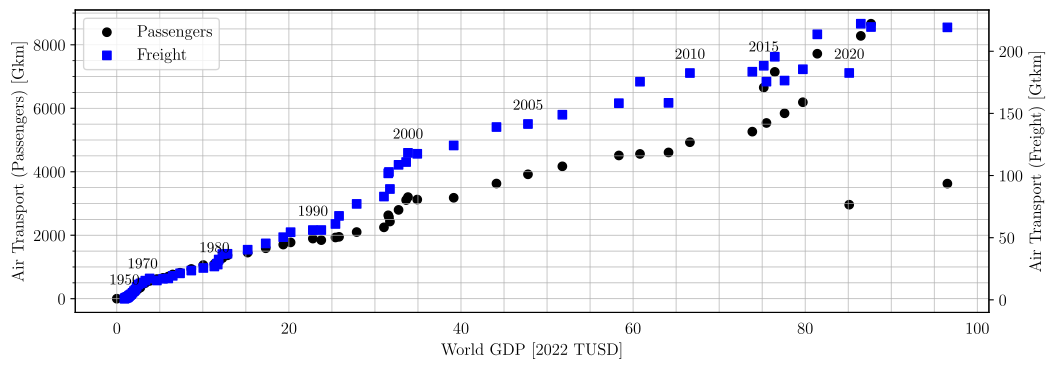

The Python source for this figure:
#%%
# runs code as interactive cell 
# https://code.visualstudio.com/docs/python/jupyter-support-py

# IMPORTS #######################################

# plotting
import matplotlib.pyplot as plt
import matplotlib.font_manager as font_manager
# unit conversion
cm = 1/2.54 # for inches-cm conversion
# time manipulation
from datetime import datetime

# data science
import numpy as np
import pandas as pd

# i/o
from pathlib import PurePath, Path

# SETUP #########################################

plt.rcParams.update({
    "text.usetex": True,
    "font.family": "Arial",
    "font.sans-serif": "Computer Modern",
    'font.size': 12
})

# DATA IMPORT ###################################

df_freight = pd.read_excel(
    io = 'data/world/data.xlsx',
    sheet_name = 'Freight',
    usecols = lambda column: column in [
        'year',
        'plot world gdp (2022 USD)',
        'plot world air freight (Mtkm)',
    ],
    dtype={
        'year': int,
        'plot world gdp (2022 USD)': float,
        'plot world air freight (Mtkm)': float,
    },
    header = 0,
    engine = 'openpyxl'
)
df_pax = pd.read_excel(
    io = 'data/world/data.xlsx',
    sheet_name = 'Passengers',
    usecols = lambda column: column in [
        'year',
        'plot world gdp (2022 USD)',
        'plot world rpk (km)',
    ],
    dtype={
        'year': int,
        'plot world gdp (2022 USD)': float,
        'plot world rpk (km)': float,
    },
    header = 0,
    engine = 'openpyxl'
)

# DATA MANIPULATION #############################

df_freight['plot world air freight (Gtkm)'] = df_freight['plot world air freight (Mtkm)'] / 1e3
df_pax['plot world rpk (Gkm)'] = df_pax['plot world rpk (km)'] / 1e9

df_pax['plot world gdp (2022 TUSD)'] = df_pax['plot world gdp (2022 USD)'] / 1e12
df_freight['plot world gdp (2022 TUSD)'] = df_freight['plot world gdp (2022 USD)'] / 1e12

# FIGURE ########################################

# SETUP ######################

fig, ax1 = plt.subplots(
        num = 'main',
        nrows = 1,
        ncols = 1,
        dpi = 300,
        figsize=(30*cm, 10*cm), # A4=(210x297)mm
)
ax2 = ax1.twinx()

# DATA #######################

# AXIS SCALE #################

#ax1.set_yscale('log')
#ax2.set_yscale('log')
#ax1.set_xscale('log')

# AXIS LIMITS ################

# TICKS AND LABELS ###########

ax1.minorticks_on()
ax1.tick_params(axis='x', which='both', bottom=False)
ax1.tick_params(axis='y', which='both', bottom=False)

# GRIDS ######################

ax1.grid(which='both', axis='y', linestyle='-', linewidth = 0.5)
ax1.grid(which='both', axis='x', linestyle='-', linewidth = 0.5)

# AXIS LABELS ################

ax1.set_xlabel("World GDP [2022 TUSD]")
ax1.set_ylabel("Air Transport (Passengers) [Gkm]")
ax2.set_ylabel("Air Transport (Freight) [Gtkm]")

# PLOTTING ###################

ax1.scatter(
    df_pax['plot world gdp (2022 TUSD)'],
    df_pax['plot world rpk (Gkm)'],
    c = 'black',
    marker = 'o',
    label = 'Passengers'
)
ax2.scatter(
    df_freight['plot world gdp (2022 TUSD)'],
    df_freight['plot world air freight (Gtkm)'],
    c = 'blue',
    marker = 's',
    label = 'Freight'
)

# ANNOTATION ################

annotation_years: list = [
    1950,
    1970,
    1980,
    1990,
    2000,
    2005,
    2010,
    2015,
    2019,
    2020,
]

for idx, row in df_freight.iterrows():
    if row['year'] in annotation_years:
        ax2.annotate(
            text = row['year'].astype(int),
            xy = (row['plot world gdp (2022 TUSD)'], row['plot world air freight (Gtkm)'] + 20),
            ha='center',
            va='top',
            fontsize=11
        )

# LEGEND ####################

lines, labels = ax1.get_legend_handles_labels()
lines2, labels2 = ax2.get_legend_handles_labels()
ax2.legend(
    lines + lines2,
    labels + labels2,
    loc='upper left',
)

# TITLE #####################

# EXPORT #########################################

figure_name: str = str(Path.cwd().stem + '.pdf')

plt.savefig(
    fname = figure_name,
    format="pdf",
    bbox_inches='tight',
    transparent = False
)
